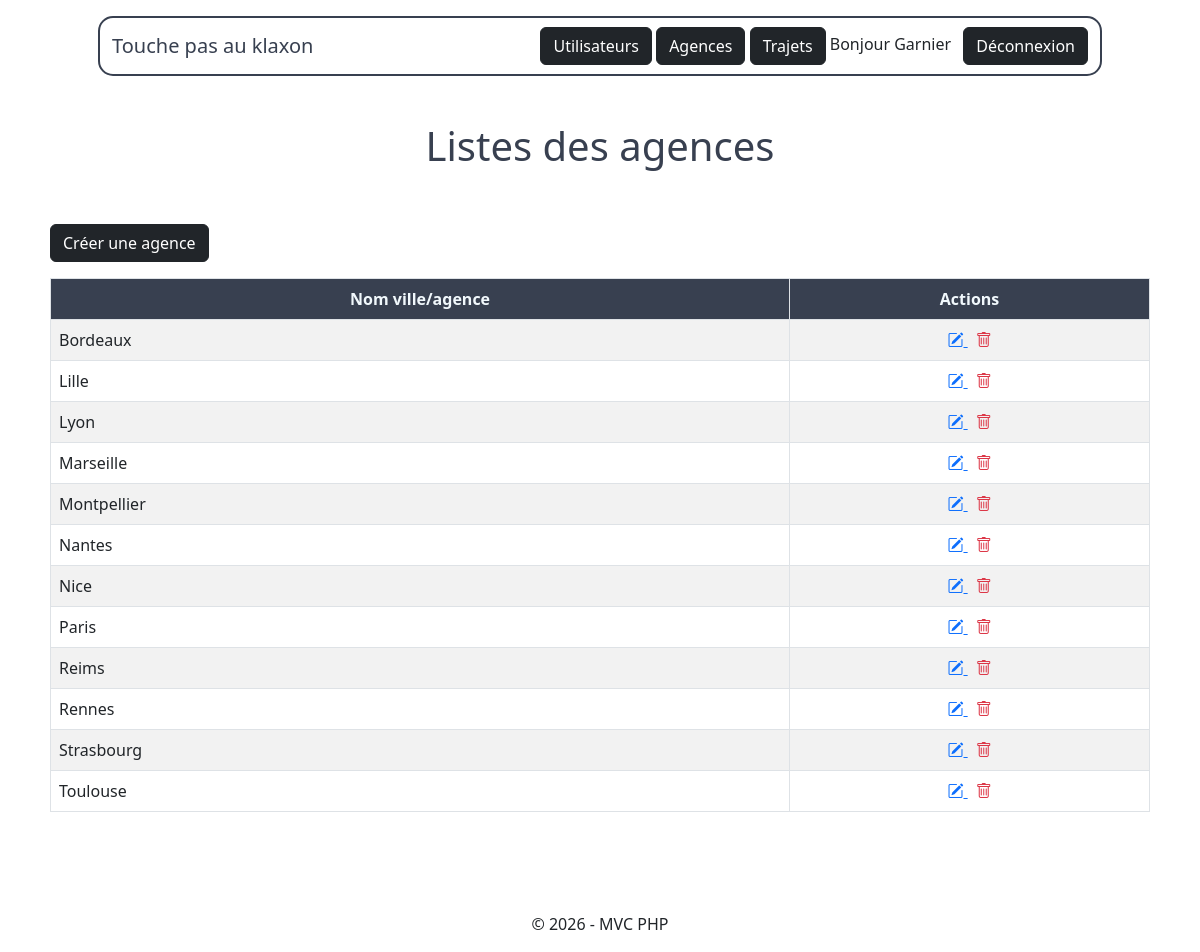
Screenshot of /index.php?action=admin_agences (signed in) with the database file from the repository.
### tables this page shows
CREATE TABLE `agences` (
  `id` int(11) NOT NULL,
  `nom_ville` varchar(11) DEFAULT NULL
);

### App/Controller/AdminController.php (called while the page is built, shortened)
<?php
require_once __DIR__ . '/../Model/AgenceModel.php';
class AdminController
{
    public function agencesList() {
        $agenceModel = new AgenceModel();
        $agences = $agenceModel->getAllCities();
        require __DIR__ . '/../../templates/admin/agences_list.php';
    }
}

### Core/Database.php (called while the page is built)
<?php
class Database {
    public static function getConnection(): PDO {
        return new PDO(
            'mysql:host=localhost;dbname=touche_pas_au_klaxon;charset=utf8mb4',
            'root',
            ''
        );
    }
}
?>

### Core/DefaultModel.php (called while the page is built, shortened)
<?php
require_once __DIR__ . '/Database.php';
class DefaultModel {
    public function __construct() {
        $this->db = Database::getConnection();
    }
}
?>

### App/Model/AgenceModel.php (called while the page is built, shortened)
<?php
require_once __DIR__ . '/../../Core/DefaultModel.php';
class AgenceModel extends DefaultModel {
        public function getAllCities(): array {
        $stmt = $this->db->query('
            SELECT id, nom_ville
            FROM agences
            ORDER BY nom_ville
        ');
        return $stmt->fetchAll(PDO::FETCH_ASSOC);
    }
}
?>

### templates/admin/agences_list.php (the view, shortened to what this page needs)
<!DOCTYPE html>
<html lang="fr">
<head>
    <link href="https://cdn.jsdelivr.net/npm/bootstrap@5.2.3/dist/css/bootstrap.min.css" rel="stylesheet">
    <link rel="stylesheet" href="https://cdn.jsdelivr.net/npm/bootstrap-icons/font/bootstrap-icons.css">
    <link rel="stylesheet" href="../public/style.css">
</head>
    <body>
        <?php require_once __DIR__ . '/../header.php'; ?>
        <main>
            <h1>Listes des agences</h1>
            <a href="index.php?action=admin_agence_create" class="btn btn-dark my-3">Créer une agence</a>
            <table class="table table-striped table-bordered">
                <thead class="text-center">
                    <tr class="dark-row">
                        <th>Nom ville/agence</th>
                        <th>Actions</th>
                    </tr>
                </thead>
                <tbody>
                    <?php
                    require_once __DIR__ . '/../../App/Model/AgenceModel.php';
                    foreach ($agences as $agence): ?>
                            <tr>
                                <td><?= htmlspecialchars($agence['nom_ville']) ?></td>
                                <td class="text-center">
                                    <a href="index.php?action=admin_agence_edit&id=<?= (int)$agence['id'] ?>" class="me-2">
                                        <i class="bi bi-pencil-square text-primary"></i>
                                    </a>
                                    <a href="index.php?action=admin_agence_delete&id=<?= (int)$agence['id'] ?>"
                                    onclick="return confirm('Supprimer cette agence ?');">
                                        <i class="bi bi-trash text-danger"></i>
                                    </a>
                                </td>
                            </tr>
                    <?php endforeach; ?>
                </tbody>
            </table>
        </main>
        <footer class="d-flex justify-content-center">
            <div><p>&copy; 2026 - MVC PHP</p></div>
        </footer>
    </body>
</html>

### public/style.css (style rules this page uses)
body { margin-left: 50px; margin-right: 50px; }
.dark-row { background-color: #384050; color: #f1f8fc; }
h1 { color: #384050; padding-top: 30px; padding-bottom: 30px; text-align: center; }
footer { margin-top: 100px; }

### rows the page displays
agences: nom_ville "Bordeaux"
agences: nom_ville "Lille"
agences: nom_ville "Lyon"
agences: nom_ville "Marseille"
agences: nom_ville "Montpellier"
agences: nom_ville "Nantes"
agences: nom_ville "Nice"
agences: nom_ville "Paris"
agences: nom_ville "Reims"
agences: nom_ville "Rennes"
agences: nom_ville "Strasbourg"
agences: nom_ville "Toulouse"

### other values shown
$_SESSION['user_name'] "Garnier"
